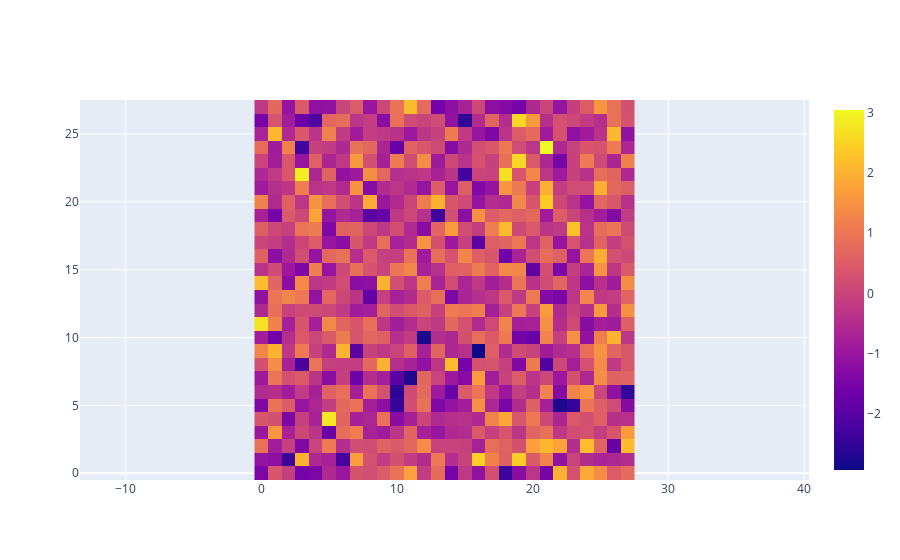

The notebook cell this image was saved under:
### Code cell
x = torch.randn(9,28,28)
go.Figure(data=go.Heatmap(z=x[0])).update_layout(yaxis = dict(scaleanchor = 'x')).show()

### Figure 1 — Plotly figure (JSON) as saved in the notebook; plotly's stock layout.template omitted (floating-point values rounded to 4 significant figures; data arrays with more than 128 entries replaced by an {"elided": "..."} marker saying what was removed)
{"data": [{"type": "heatmap", "z": {"elided": "28x28 float values"}}], "layout": {"yaxis": {"scaleanchor": "x"}}}
